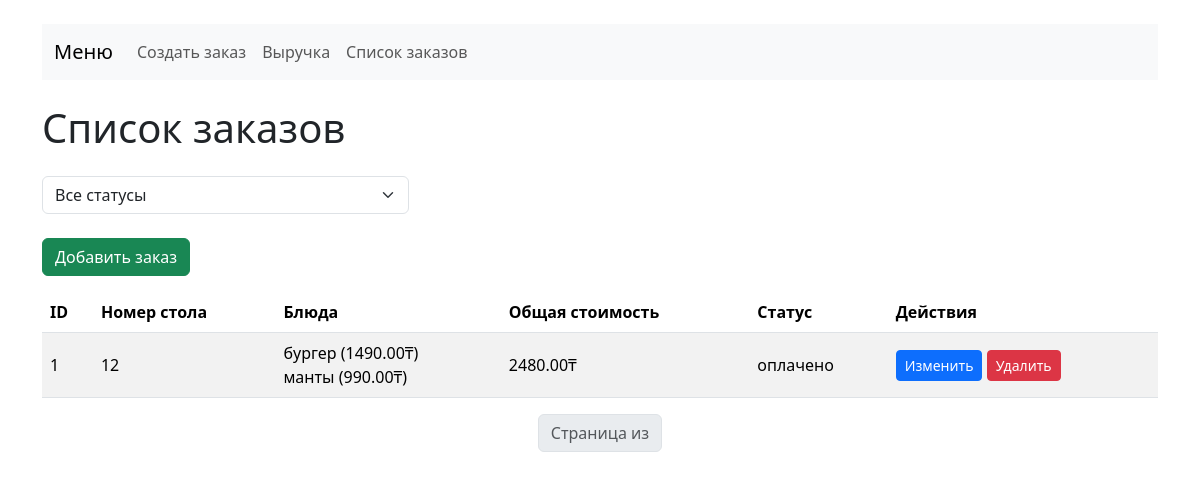
Screenshot of /orders/ with the database file from the repository.
### orders/models.py (models this page shows, shortened)
class Order(models.Model):
    table_number = models.PositiveIntegerField()
    items = models.ManyToManyField(Item)
    total_price = models.DecimalField(max_digits=10, decimal_places=2, blank=True, null=True)
    status = models.ForeignKey(Status, on_delete=models.CASCADE)
    created_at = models.DateTimeField(auto_now_add=True)
    updated_at = models.DateTimeField(auto_now=True)
    comment = models.CharField(max_length=255, blank=True, null=True)

class Item(models.Model):
    name = models.CharField(max_length=100)
    price = models.DecimalField(max_digits=10, decimal_places=2)

class Status(models.Model):
    name = models.CharField(max_length=100)

### orders/views.py (the view)
# urls.py: path('', order_list, name='order_list'),                        # Список заказов
def order_list(request):
    status_filter = request.GET.get('status', None)
    orders = Order.objects.all()
    if status_filter:
        orders = orders.filter(status__id=status_filter)
    statuses = Status.objects.all()
    return render(request, 'orders/order_list.html', {
        'orders': orders,
        'statuses': statuses,
        'selected_status': status_filter
    })

### orders/templates/orders/order_list.html (shortened to what this page needs)
<!DOCTYPE html>
<html lang="ru">
<head>
    <link rel="stylesheet" href="https://cdn.jsdelivr.net/npm/bootstrap@5.3.2/dist/css/bootstrap.min.css">
</head>
<body class="container mt-4">
    <nav class="navbar navbar-expand-lg navbar-light bg-light mb-4">
        <div class="container-fluid">
            <a class="navbar-brand" href="#">Меню</a>
            <div class="collapse navbar-collapse" id="navbarNav">
                <ul class="navbar-nav me-auto">
                    <li class="nav-item">
                        <a class="nav-link" href="{% url 'order_create' %}">Создать заказ</a>
                    </li>
                    <li class="nav-item">
                        <a class="nav-link" href="{% url 'revenue' %}">Выручка</a>
                    </li>
                    <li class="nav-item">
                        <a class="nav-link" href="{% url 'order_list' %}">Список заказов</a>
                    </li>
                </ul>
            </div>
        </div>
    </nav>
    <h1 class="mb-4">Список заказов</h1>
    <form method="GET" class="mb-4">
        <div class="row g-2">
            <div class="col-md-4">
                <select name="status" class="form-select" onchange="this.form.submit()">
                    <option value="">Все статусы</option>
                </select>
            </div>
        </div>
    </form>
    <a href="{% url 'order_create' %}" class="btn btn-success mb-3">Добавить заказ</a>
    <table class="table table-striped">
        <thead>
            <tr>
                <th>ID</th>
                <th>Номер стола</th>
                <th>Блюда</th>
                <th>Общая стоимость</th>
                <th>Статус</th>
                <th>Действия</th>
            </tr>
        </thead>
        <tbody>
            {% for order in orders %}
            <tr>
                <td>{{ order.id }}</td>
                <td>{{ order.table_number }}</td>
                <td>
                    {% for item in order.items.all %}
                        {{ item.name }} ({{ item.price }}₸)<br>
                    {% endfor %}
                </td>
                <td>{{ order.total_price }}₸</td>
                <td>{{ order.status.name }}</td>
                <td>
                    <a href="{% url 'order_update' order.id %}" class="btn btn-primary btn-sm">Изменить</a>
                    <a href="{% url 'order_delete' order.id %}" class="btn btn-danger btn-sm">Удалить</a>
                </td>
            </tr>
            {% empty %}
            <tr>
                <td colspan="6" class="text-center">Нет заказов</td>
            </tr>
            {% endfor %}
        </tbody>
    </table>
    <nav aria-label="Page navigation">
        <ul class="pagination justify-content-center">
            <li class="page-item disabled">
                <span class="page-link">Страница {{ orders.number }} из {{ orders.paginator.num_pages }}</span>
            </li>
        </ul>
    </nav>
</body>
</html>

### orders/templates/orders/order_list.html (style rules this page uses)
.table th, .table td { vertical-align: middle; }

### rows the page displays
Order: id "1", table_number "12", total_price "2480.00", status.name "оплачено"
Item: name "бургер", price "1490.00"
Item: name "манты", price "990.00"
